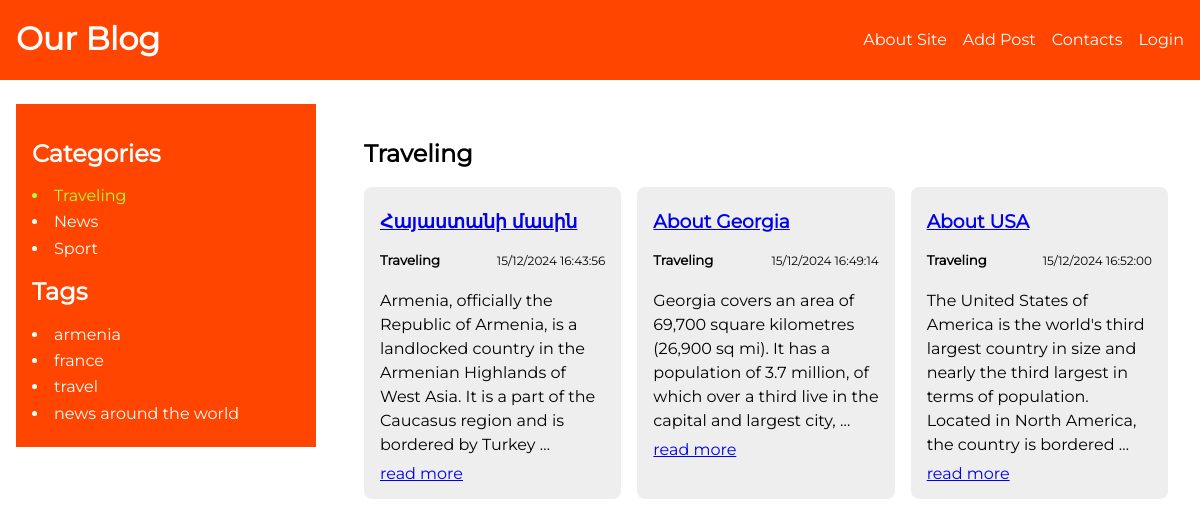
The page /category/traveling/ on the database as committed earlier.
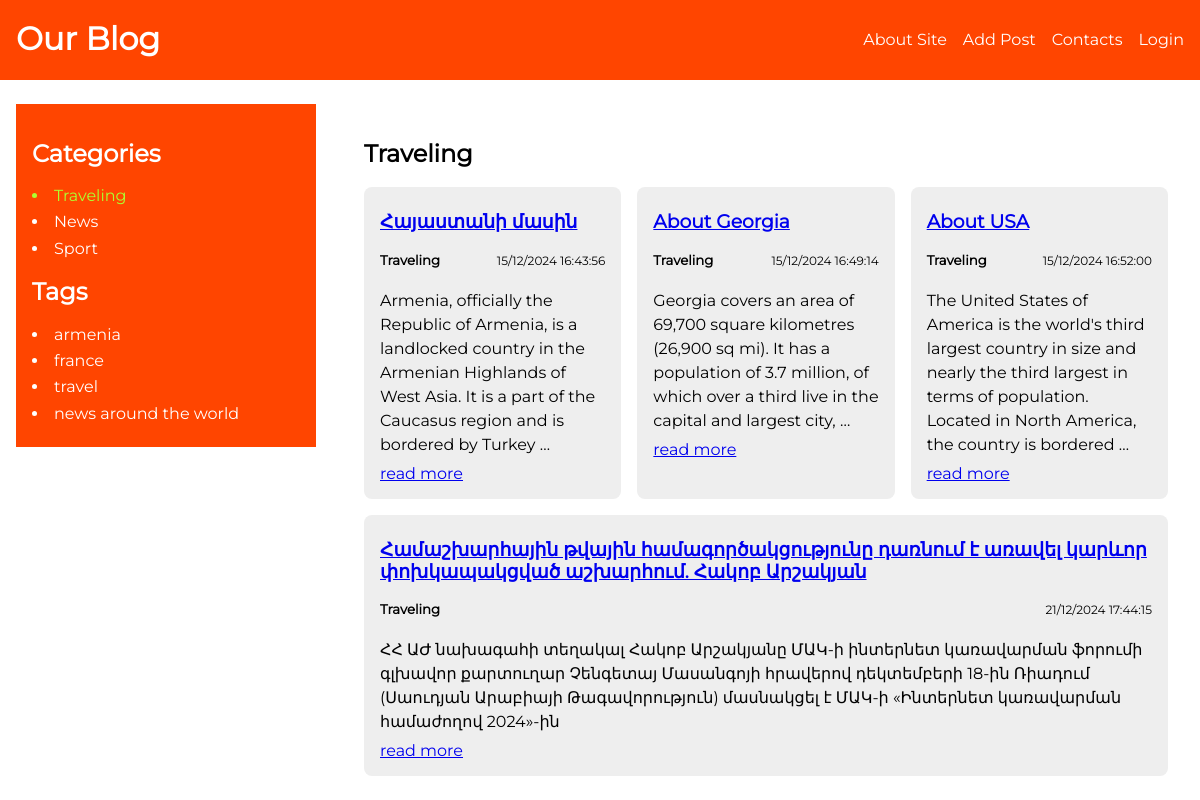
The same page on the database as committed later.
### blog/models.py (models this page shows, shortened)
class Category(models.Model):
    name = models.CharField(max_length=255, db_index=True, verbose_name = "Վերնագիր")
    slug = models.SlugField(max_length=255, unique=True, db_index=True, verbose_name = "Ցուցիչ")
    def __str__(self):
        return self.name
    def get_absolute_url(self):
        return reverse("category", kwargs={"cat_slug": self.slug})
    class Meta:
        verbose_name = "Category"
        verbose_name_plural = "Categories"

class ArticleTags(models.Model):
        tag = models.CharField(max_length=255, db_index=True)
        slug = models.SlugField(max_length=255, unique=True, db_index=True)
        def get_absolute_url(self):
            return reverse("tag", kwargs={"tag_slug": self.slug})

class Article(models.Model):
    class Status(models.IntegerChoices):
        DRAFT = 0, "Draft"
        PUBLISHED = 1, "Published"
    title = models.CharField(max_length=255, verbose_name = "Վերնագիր")
    slug = models.SlugField(max_length=255, unique=True, db_index=True, null=True, verbose_name = "Ցուցիչ")
    content = models.TextField(blank=True)
    time_create = models.DateTimeField(auto_now_add=True)
    time_update = models.DateTimeField(auto_now=True)
    is_published =models.BooleanField(choices=tuple(
		      map(lambda x: (bool(x[0]), x[1]), Status.choices)), default=Status.PUBLISHED)
    category = models.ForeignKey("Category", on_delete=models.CASCADE, related_name="items") #Articles_set
    tags = models.ManyToManyField("ArticleTags", blank=True, related_name="tags")
    adv = models.OneToOneField(
         "Adv", on_delete=models.SET_NULL, related_name="adv", null=True, blank=True)
    author = models.ForeignKey(
        "Author", on_delete=models.CASCADE, related_name="author")
    objects = models.Manager()
    published = ArticleManager()
    def get_absolute_url(self):
        return reverse("article", kwargs={"article_slug": self.slug})
    class Meta:
        ordering = ["time_create"]
        indexes = [
            models.Index(fields=["time_create"])
    ]

### blog/views.py (the view)
# urls.py: path("category/<slug:cat_slug>/", views.show_category, name="category"),
def show_category(request, cat_slug):
    category = get_object_or_404(Category, slug=cat_slug)
    articles = Article.published.filter(category_id=category.pk)
    data = {
        "name": category.name,
        "slug": category.slug,
        "id": category.id,
        "articles": articles,
        "cat_selected": category.id
    }
    return  render(request, "blog/category.html",
       data)

### blog/context.py (called while the page is built)
def menu_context(request):
	return {
		"menu": [
			{
				"link_title": "About Site",
				"link_url": "about"
			},
			{
				"link_title": "Add Post",
				"link_url": "add_post"
			},
			{
				"link_title": "Contacts",
				"link_url": "contacts"
			},
			{
				"link_title": "Login",
				"link_url": "login"
			},
		],
	}

### blog/models.py (called while the page is built)
    def get_queryset(self):
        return super().get_queryset().filter(is_published=Article.Status.PUBLISHED)

### blog/templatetags/blog_tags.py (called while the page is built)
@register.inclusion_tag("blog/includes/categories.html")
def show_categories(cat_selected=0):
    cats = Category.objects.all()
    return {"cats": cats, "cat_selected": cat_selected}

@register.inclusion_tag("blog/includes/tags.html")
def show_tags():
	return {"tags": ArticleTags.objects.all()}

### blog/templates/blog/category.html
{% extends "base.html" %}
{% block category %}
    <div class="articles__with__block__title">
        <h2>{{name}}</h2>
        <div class="category__items">
            {% for item in articles %}
                <div class="category__items__item">
                    <h3>
                        <a href="{{item.get_absolute_url }}">{{ item.title }}</a>
                    </h3>
                    <div class="item__cat__date">
                        <h5>{{item.category}}</h5>
                        <p>{{item.time_create|date:"d/m/Y H:i:s"}}</p>
                    </div>
                    <p>{{item.content|linebreaksbr|truncatewords:30}}</p>
                    <a href="{{item.get_absolute_url }}">read more</a>
                </div>
            {% endfor %}
        </div>
    </div>
{% endblock %}

### blog/templates/blog/includes/categories.html
 <h2>Categories</h2>
 <ul class="categories">
    {% for cat in cats %}
        {% if cat.id == cat_selected %}
            <li class="active_cat">{{cat.name}}</li>
        {% else %}
            <li>
                <a class="category_item" href="{{cat.get_absolute_url }}">{{cat.name}}</a>
            </li>
        {% endif %}
    {% endfor %}
</ul>

### blog/templates/blog/includes/tags.html
{% if tags %}
<h2>Tags</h2>
<ul class="tags">
    {% for tag in tags %}
        <li>
              <a class="category_item" href="{{ tag.get_absolute_url }}">{{tag.tag}}</a>
      </li>
    {% endfor %}
</ul>
{% endif %}

Rows that differ between the two databases and show on the page:
now on this page (row edited): Article: title "Համաշխարհային թվային համագործակցությունը դառնում է առավել կարևոր փոխկապակցված աշխարհում. Հակոբ Արշակյան", category "Traveling", time_create "21/12/2024 17:44:15", content "ՀՀ ԱԺ նախագահի տեղակալ Հակոբ Արշակյանը ՄԱԿ-ի ինտերնետ կառավարման ֆորումի գլխավոր քարտուղար Չենգետայ Մասանգոյի հրավերով դեկտեմբերի 18-ին Ռիադում (Սաուդյան Արաբիայի Թագավորություն) մասնակցել է ՄԱԿ-ի «Ինտերնետ կառավարման համաժողով 2024»-ին"
